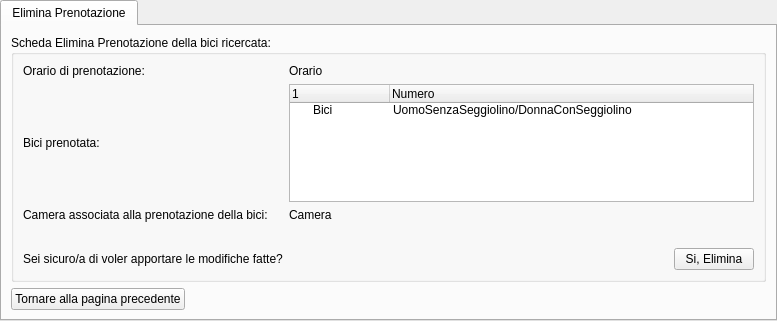
<?xml version="1.0" encoding="UTF-8"?>
<ui version="4.0">
 <class>tabwidgetEliminaPrenotazione</class>
 <widget class="QTabWidget" name="tabwidgetEliminaPrenotazione">
  <property name="geometry">
   <rect>
    <x>0</x>
    <y>0</y>
    <width>777</width>
    <height>321</height>
   </rect>
  </property>
  <property name="windowTitle">
   <string>Struttura Alberghiera</string>
  </property>
  <widget class="QWidget" name="tab">
   <attribute name="title">
    <string>Elimina Prenotazione</string>
   </attribute>
   <layout class="QGridLayout" name="gridLayout">
    <item row="1" column="0">
     <widget class="QPushButton" name="btnTornarePaginaPrecedente">
      <property name="text">
       <string>Tornare alla pagina precedente</string>
      </property>
     </widget>
    </item>
    <item row="1" column="1">
     <spacer name="horizontalSpacer_2">
      <property name="orientation">
       <enum>Qt::Horizontal</enum>
      </property>
      <property name="sizeHint" stdset="0">
       <size>
        <width>40</width>
        <height>20</height>
       </size>
      </property>
     </spacer>
    </item>
    <item row="0" column="0" colspan="2">
     <widget class="QGroupBox" name="groupboxSchedaEliminaPrenotazioneRicercata">
      <property name="title">
       <string>Scheda Elimina Prenotazione della bici ricercata:</string>
      </property>
      <layout class="QGridLayout" name="gridLayout_2">
       <item row="4" column="0">
        <widget class="QLabel" name="labelDomandaConfermaEliminazione">
         <property name="text">
          <string>Sei sicuro/a di voler apportare le modifiche fatte?</string>
         </property>
        </widget>
       </item>
       <item row="1" column="1" colspan="2">
        <widget class="QTreeWidget" name="treewidgetTabellaBiciPrenotata">
         <column>
          <property name="text">
           <string>1</string>
          </property>
         </column>
         <column>
          <property name="text">
           <string>Numero</string>
          </property>
         </column>
         <item>
          <property name="text">
           <string>Bici</string>
          </property>
          <property name="text">
           <string>UomoSenzaSeggiolino/DonnaConSeggiolino</string>
          </property>
          <property name="flags">
           <set>ItemIsDragEnabled|ItemIsDropEnabled|ItemIsEnabled</set>
          </property>
         </item>
        </widget>
       </item>
       <item row="4" column="1">
        <spacer name="horizontalSpacer_3">
         <property name="orientation">
          <enum>Qt::Horizontal</enum>
         </property>
         <property name="sizeHint" stdset="0">
          <size>
           <width>40</width>
           <height>20</height>
          </size>
         </property>
        </spacer>
       </item>
       <item row="1" column="0">
        <widget class="QLabel" name="labelBiciPrenotata">
         <property name="text">
          <string>Bici prenotata:</string>
         </property>
        </widget>
       </item>
       <item row="0" column="0">
        <widget class="QLabel" name="labelOrarioPrenotazione">
         <property name="text">
          <string>Orario di prenotazione:</string>
         </property>
        </widget>
       </item>
       <item row="2" column="0">
        <widget class="QLabel" name="labelCameraPrenotazioneBici">
         <property name="text">
          <string>Camera associata alla prenotazione della bici: </string>
         </property>
        </widget>
       </item>
       <item row="4" column="2">
        <widget class="QPushButton" name="btnConfermaEliminazione">
         <property name="text">
          <string>Si, Elimina</string>
         </property>
        </widget>
       </item>
       <item row="2" column="1" colspan="2">
        <widget class="QLabel" name="labelInserireCamera">
         <property name="text">
          <string>Camera</string>
         </property>
        </widget>
       </item>
       <item row="3" column="0" colspan="3">
        <spacer name="horizontalSpacer">
         <property name="orientation">
          <enum>Qt::Horizontal</enum>
         </property>
         <property name="sizeHint" stdset="0">
          <size>
           <width>40</width>
           <height>20</height>
          </size>
         </property>
        </spacer>
       </item>
       <item row="0" column="1" colspan="2">
        <widget class="QLabel" name="labelInserireOrario">
         <property name="text">
          <string>Orario</string>
         </property>
        </widget>
       </item>
      </layout>
     </widget>
    </item>
   </layout>
  </widget>
 </widget>
 <resources/>
 <connections/>
</ui>
